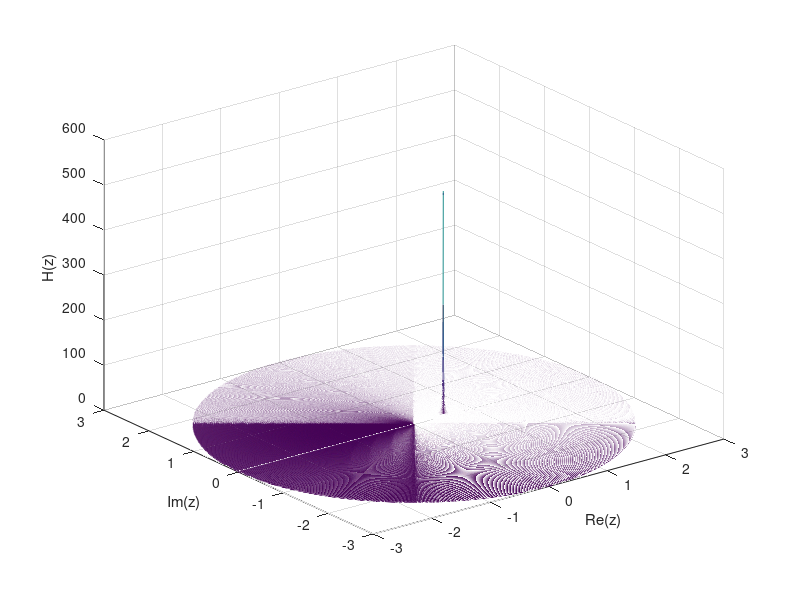

MATLAB code for this plot:
clear;
close all;
clc;
% Define the frequency range
w = linspace(-pi, pi, 1001); % Frequency range
% Initialize arrays for Z and H values
Z = []; % Initialize Z values
H = []; % Initialize H values
% Generate Z values for radius from 0 to 3
for r = linspace(0, 3, 1001)
 Z = [Z; r .* exp(1j * w)]; % Create Z values for each radius
end
% Calculate the transfer function H(z)
H = (2 .* Z) ./ (2 .* Z - 1); % H(z) formula
% Plotting the 3D mesh of H(z) in the Z plane
mesh(real(Z), imag(Z), abs(H)); % Plot mesh
grid on;
% Add labels to the plot
xlabel('Re(z)'); % Real part of Z
ylabel('Im(z)'); % Imaginary part of Z
zlabel('H(z)'); % Magnitude of H(z)
